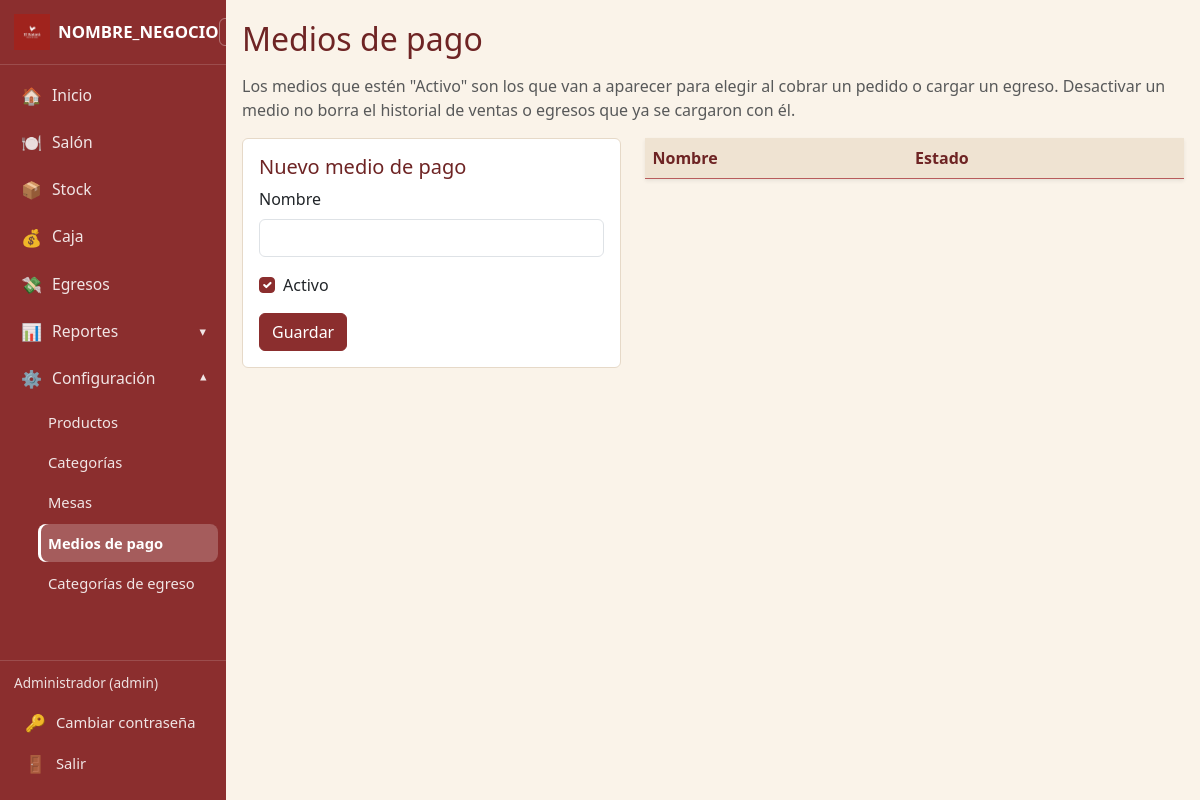
Before: /DEPLOY_HOSTINGER/medios_pago/listar.php (signed in) with the older database file.
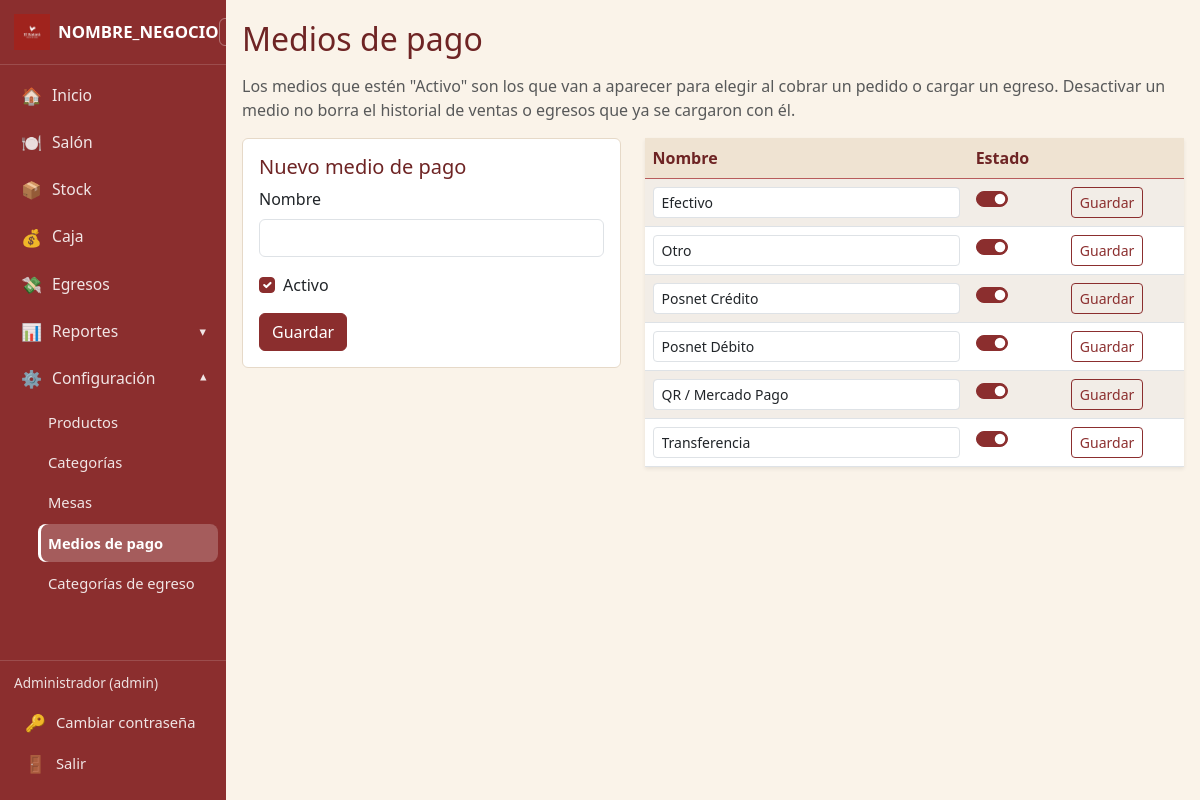
After: the same page with the newer database file.
### tables this page shows
CREATE TABLE IF NOT EXISTS medios_pago (
    id INT UNSIGNED AUTO_INCREMENT PRIMARY KEY,
    nombre VARCHAR(50) NOT NULL UNIQUE,
    activo TINYINT(1) NOT NULL DEFAULT 1
);

### DEPLOY_HOSTINGER/includes/functions.php (called while the page is built, shortened)
<?php
function h(?string $texto): string
{
    return htmlspecialchars($texto ?? '', ENT_QUOTES, 'UTF-8');
}

### DEPLOY_HOSTINGER/medios_pago/listar.php (the view, shortened to what this page needs)
<?php
require_once __DIR__ . '/../includes/functions.php';
$pdo = obtenerConexion();
$mediosPago = $pdo->query('SELECT * FROM medios_pago ORDER BY nombre')->fetchAll();
require __DIR__ . '/../includes/header.php';
?>
<h2 class="mb-3">Medios de pago</h2>
<p class="text-muted">Los medios que estén "Activo" son los que van a aparecer para elegir al cobrar un pedido o cargar un egreso. Desactivar un medio no borra el historial de ventas o egresos que ya se cargaron con él.</p>
<div class="row">
  <div class="col-md-5 mb-4">
    <div class="card">
      <div class="card-body">
        <h5 class="card-title">Nuevo medio de pago</h5>
        <form method="post" action="listar.php">
          <div class="mb-3">
            <label class="form-label">Nombre</label>
            <input type="text" name="nombre" class="form-control" required>
          </div>
          <div class="form-check mb-3">
            <input type="checkbox" name="activo" class="form-check-input" id="activoNuevo" checked>
            <label class="form-check-label" for="activoNuevo">Activo</label>
          </div>
          <button type="submit" class="btn btn-primary">Guardar</button>
        </form>
      </div>
    </div>
  </div>
  <div class="col-md-7">
    <table class="table table-striped bg-white shadow-sm">
      <thead><tr><th>Nombre</th><th>Estado</th><th></th></tr></thead>
      <tbody>
        <?php foreach ($mediosPago as $mp): $formId = 'form_mp_' . (int)$mp['id']; ?>
        <tr>
          <td>
            <input form="<?= $formId ?>" type="text" name="nombre" value="<?= h($mp['nombre']) ?>" class="form-control form-control-sm">
          </td>
          <td>
            <div class="form-check form-switch">
              <input form="<?= $formId ?>" type="checkbox" name="activo" class="form-check-input" <?= $mp['activo'] ? 'checked' : '' ?>>
            </div>
          </td>
          <td>
            <button type="submit" form="<?= $formId ?>" class="btn btn-sm btn-outline-primary">Guardar</button>
          </td>
        </tr>
        <?php endforeach; ?>
      </tbody>
    </table>
  </div>
</div>
<?php require __DIR__ . '/../includes/footer.php'; ?>

Changed rows visible on the page:
added medios_pago: nombre "Efectivo", activo "☑"
added medios_pago: nombre "Otro", activo "☑"
added medios_pago: nombre "Posnet Crédito", activo "☑"
added medios_pago: nombre "Posnet Débito", activo "☑"
added medios_pago: nombre "QR / Mercado Pago", activo "☑"
added medios_pago: nombre "Transferencia", activo "☑"
